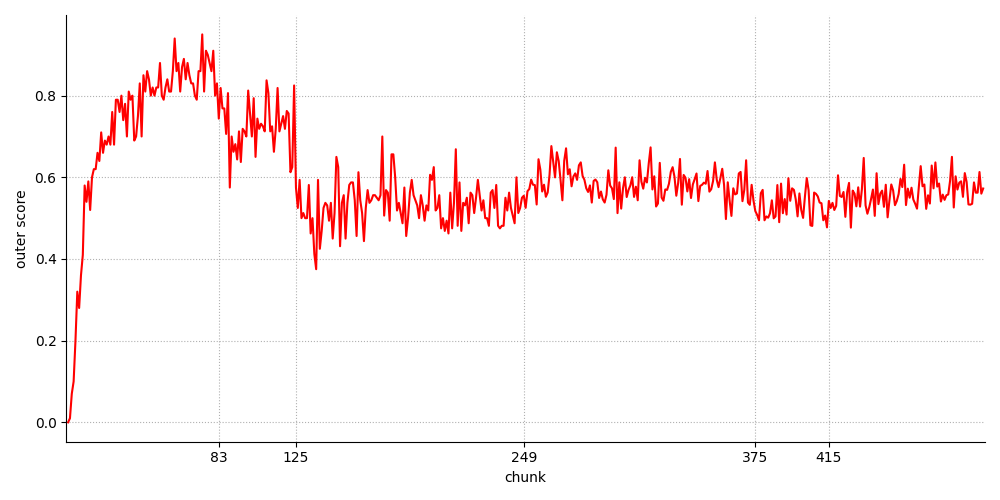

This figure's Python source:
from OWDSG import OWDSG
import numpy as np
from sklearn.neural_network import MLPClassifier
from sklearn.metrics import balanced_accuracy_score
import matplotlib.pyplot as plt

# Generate data stream 
n_chunks = 500
n_c = 2
n_n = 3
stream = OWDSG(n_drifts = 2, 
            n_novel = n_n, 
            n_classes = n_c,
            n_chunks = n_chunks, 
            chunk_size = 100, 
            percentage_novel = 0.2,
            random_state = 4567, 
            hide_label = False,
            weights = [0.25,0.75])


# Get first data chunk
X, y = stream.get_chunk(0)
print('chunk shape:', X.shape)
print('unique labels (first chunk):', np.unique(y, return_counts=True))

# Get last data chunk
X, y = stream.get_chunk(n_chunks-1)
print('unique labels(last chunk):', np.unique(y, return_counts=True))

# Get ground-truth of concept drift
print('Concept drift in chunks:', stream.get_drift_gt())

# Get ground-truth of novelty
print('Novelty in chunks:', stream.get_novel_gt())

# Exemplary experiment -- UC recognition with MLP and support thresholding
clf = MLPClassifier(hidden_layer_sizes=(100))
scores = []
threshold = 0.95

for chunk in range(n_chunks):
    _X, _y = stream.get_chunk(chunk)
    
    # Filter KC for model training
    _X_known = _X[_y<n_c]
    _y_known = _y[_y<n_c]
        
    if chunk==0:
        [clf.partial_fit(_X_known, _y_known, np.arange(n_c).astype(int)) for i in range(10)]
    else:
        ### Test
        proba = clf.predict_proba(_X)
        
        # Establish unknowns based on threshold
        known_mask = (_y<n_c).astype(int)
        preds_outer = (np.max(proba, axis=1)>threshold).astype(int)
        
        # Calculate outer score
        outer_score = balanced_accuracy_score(known_mask, preds_outer)
        scores.append(outer_score)
            
        ### Train
        [clf.partial_fit(_X_known, _y_known) for i in range(10)]


# Plot results
fig, ax = plt.subplots(1,1,figsize=(10,5))

ax.plot(np.arange(1,n_chunks), scores, color='r')
ax.set_xticks(np.concatenate([stream.get_drift_gt(), stream.get_novel_gt()]))

ax.grid(ls=':')
ax.set_xlim(0,n_chunks)
ax.set_xlabel('chunk')
ax.set_ylabel('outer score')
ax.spines['top'].set_visible(False)
ax.spines['right'].set_visible(False)
    
plt.tight_layout()
plt.savefig('figures/example.png')